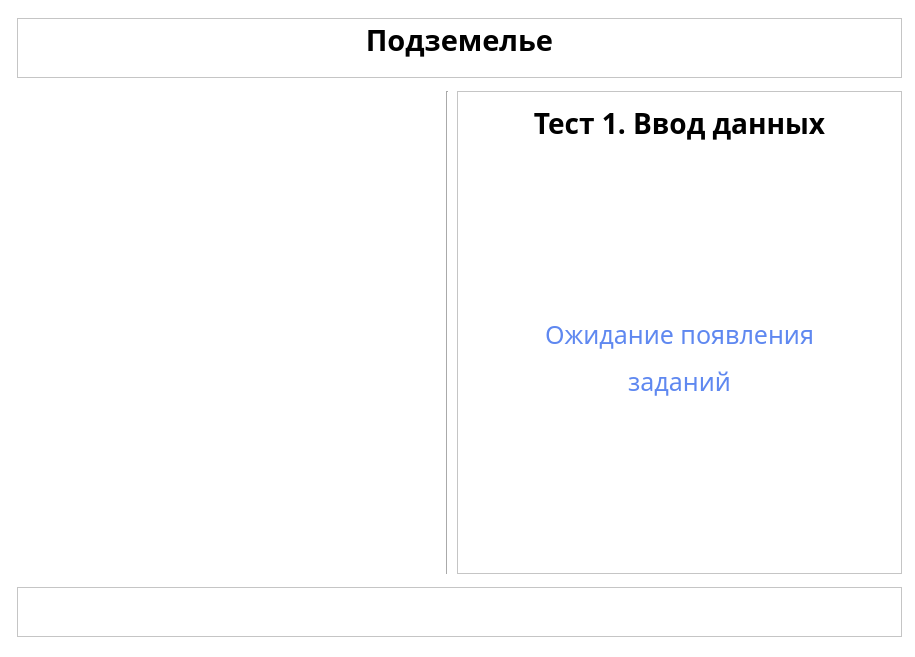
<?xml version="1.0" encoding="UTF-8"?>
<ui version="4.0">
 <class>Padavan_l1_1</class>
 <widget class="QMainWindow" name="Padavan_l1_1">
  <property name="geometry">
   <rect>
    <x>0</x>
    <y>0</y>
    <width>915</width>
    <height>657</height>
   </rect>
  </property>
  <property name="maximumSize">
   <size>
    <width>915</width>
    <height>657</height>
   </size>
  </property>
  <property name="windowTitle">
   <string>Level 1</string>
  </property>
  <property name="windowIcon">
   <iconset resource="../image/resource_rc.qrc">
    <normaloff>:/recurce/icon.png</normaloff>:/recurce/icon.png</iconset>
  </property>
  <widget class="QWidget" name="centralwidget">
   <property name="minimumSize">
    <size>
     <width>915</width>
     <height>657</height>
    </size>
   </property>
   <property name="styleSheet">
    <string notr="true">background-color: rgb(255, 255, 255);</string>
   </property>
   <layout class="QGridLayout" name="gridLayout">
    <property name="leftMargin">
     <number>15</number>
    </property>
    <property name="topMargin">
     <number>11</number>
    </property>
    <property name="bottomMargin">
     <number>11</number>
    </property>
    <item row="1" column="2">
     <widget class="QFrame" name="frame">
      <property name="minimumSize">
       <size>
        <width>445</width>
        <height>0</height>
       </size>
      </property>
      <property name="maximumSize">
       <size>
        <width>445</width>
        <height>16777215</height>
       </size>
      </property>
      <property name="frameShape">
       <enum>QFrame::StyledPanel</enum>
      </property>
      <property name="frameShadow">
       <enum>QFrame::Raised</enum>
      </property>
      <layout class="QVBoxLayout" name="verticalLayout">
       <item>
        <widget class="QLabel" name="label_4">
         <property name="maximumSize">
          <size>
           <width>16777215</width>
           <height>45</height>
          </size>
         </property>
         <property name="font">
          <font>
           <family>PT Sans</family>
           <pointsize>21</pointsize>
           <weight>75</weight>
           <bold>true</bold>
          </font>
         </property>
         <property name="text">
          <string>&lt;html&gt;&lt;head/&gt;&lt;body&gt;&lt;p align=&quot;center&quot;&gt;Тест 1. Ввод данных&lt;/p&gt;&lt;/body&gt;&lt;/html&gt;</string>
         </property>
        </widget>
       </item>
       <item>
        <widget class="QLabel" name="label">
         <property name="font">
          <font>
           <family>PT Sans</family>
           <pointsize>19</pointsize>
          </font>
         </property>
         <property name="styleSheet">
          <string notr="true">color: rgb(95, 136, 240);</string>
         </property>
         <property name="text">
          <string>&lt;html&gt;&lt;head/&gt;&lt;body&gt;&lt;p align=&quot;center&quot;&gt;Ожидание появления&lt;/p&gt;&lt;p align=&quot;center&quot;&gt;заданий&lt;/p&gt;&lt;/body&gt;&lt;/html&gt;</string>
         </property>
        </widget>
       </item>
      </layout>
     </widget>
    </item>
    <item row="1" column="1">
     <widget class="Line" name="line">
      <property name="layoutDirection">
       <enum>Qt::LeftToRight</enum>
      </property>
      <property name="orientation">
       <enum>Qt::Vertical</enum>
      </property>
     </widget>
    </item>
    <item row="1" column="0">
     <widget class="QLabel" name="label_2">
      <property name="minimumSize">
       <size>
        <width>421</width>
        <height>483</height>
       </size>
      </property>
      <property name="maximumSize">
       <size>
        <width>421</width>
        <height>483</height>
       </size>
      </property>
      <property name="text">
       <string>&lt;html&gt;&lt;head/&gt;&lt;body&gt;&lt;p&gt;&lt;img src=&quot;:/recurce/Padavan_l1_1_image.png&quot;/&gt;&lt;/p&gt;&lt;/body&gt;&lt;/html&gt;</string>
      </property>
     </widget>
    </item>
    <item row="2" column="0" colspan="3">
     <widget class="QFrame" name="frame_2">
      <property name="maximumSize">
       <size>
        <width>16777215</width>
        <height>50</height>
       </size>
      </property>
      <property name="frameShape">
       <enum>QFrame::StyledPanel</enum>
      </property>
      <property name="frameShadow">
       <enum>QFrame::Raised</enum>
      </property>
      <layout class="QHBoxLayout" name="horizontalLayout">
       <property name="topMargin">
        <number>0</number>
       </property>
       <property name="bottomMargin">
        <number>0</number>
       </property>
       <item>
        <widget class="QPushButton" name="pushButton_4">
         <property name="sizePolicy">
          <sizepolicy hsizetype="Minimum" vsizetype="Fixed">
           <horstretch>0</horstretch>
           <verstretch>0</verstretch>
          </sizepolicy>
         </property>
         <property name="minimumSize">
          <size>
           <width>0</width>
           <height>40</height>
          </size>
         </property>
         <property name="maximumSize">
          <size>
           <width>16777215</width>
           <height>40</height>
          </size>
         </property>
         <property name="styleSheet">
          <string notr="true">image:url(:/recurce/map.png);
border: none;</string>
         </property>
         <property name="text">
          <string/>
         </property>
        </widget>
       </item>
       <item>
        <widget class="QPushButton" name="pushButton">
         <property name="minimumSize">
          <size>
           <width>0</width>
           <height>40</height>
          </size>
         </property>
         <property name="maximumSize">
          <size>
           <width>16777215</width>
           <height>40</height>
          </size>
         </property>
         <property name="styleSheet">
          <string notr="true">image: url(:/recurce/book.png);
border: none;</string>
         </property>
         <property name="text">
          <string/>
         </property>
        </widget>
       </item>
       <item>
        <widget class="QPushButton" name="pushButton_2">
         <property name="minimumSize">
          <size>
           <width>0</width>
           <height>30</height>
          </size>
         </property>
         <property name="maximumSize">
          <size>
           <width>16777215</width>
           <height>30</height>
          </size>
         </property>
         <property name="styleSheet">
          <string notr="true">image: url(:/recurce/next_btn.png);
border: none;</string>
         </property>
         <property name="text">
          <string/>
         </property>
        </widget>
       </item>
       <item>
        <widget class="QPushButton" name="pushButton_3">
         <property name="minimumSize">
          <size>
           <width>0</width>
           <height>40</height>
          </size>
         </property>
         <property name="maximumSize">
          <size>
           <width>16777215</width>
           <height>40</height>
          </size>
         </property>
         <property name="styleSheet">
          <string notr="true">image: url(:/recurce/home.png);
border: none;</string>
         </property>
         <property name="text">
          <string/>
         </property>
        </widget>
       </item>
      </layout>
     </widget>
    </item>
    <item row="0" column="0" colspan="3">
     <widget class="QFrame" name="frame_3">
      <property name="minimumSize">
       <size>
        <width>0</width>
        <height>50</height>
       </size>
      </property>
      <property name="maximumSize">
       <size>
        <width>16777215</width>
        <height>60</height>
       </size>
      </property>
      <property name="font">
       <font>
        <family>PT Sans</family>
        <pointsize>23</pointsize>
        <weight>75</weight>
        <bold>true</bold>
       </font>
      </property>
      <property name="frameShape">
       <enum>QFrame::StyledPanel</enum>
      </property>
      <property name="frameShadow">
       <enum>QFrame::Raised</enum>
      </property>
      <layout class="QVBoxLayout" name="verticalLayout_2">
       <property name="leftMargin">
        <number>0</number>
       </property>
       <property name="topMargin">
        <number>0</number>
       </property>
       <property name="rightMargin">
        <number>0</number>
       </property>
       <property name="bottomMargin">
        <number>15</number>
       </property>
       <item>
        <widget class="QLabel" name="label_3">
         <property name="font">
          <font>
           <family>PT Sans</family>
           <pointsize>23</pointsize>
           <weight>75</weight>
           <bold>true</bold>
          </font>
         </property>
         <property name="text">
          <string>&lt;html&gt;&lt;head/&gt;&lt;body&gt;&lt;p align=&quot;center&quot;&gt;&lt;span style=&quot; font-size:22pt;&quot;&gt;Подземелье&lt;/span&gt;&lt;/p&gt;&lt;/body&gt;&lt;/html&gt;</string>
         </property>
        </widget>
       </item>
      </layout>
     </widget>
    </item>
   </layout>
  </widget>
 </widget>
 <resources>
  <include location="../image/resource_rc.qrc"/>
 </resources>
 <connections/>
</ui>
